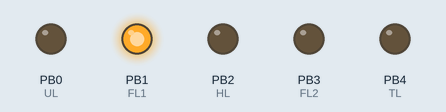
Simulated run of this sketch. Board: ATtiny85, built with avr-gcc and run on an emulated ATtiny85. Parts: output pins drawn as LEDs (lit = HIGH). EEPROM starts erased.

Above: at 0.26 s.
At 1.27 s:
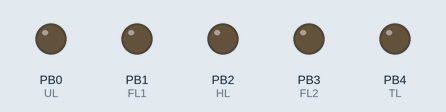
At 2.83 s:
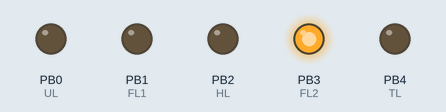
Timing chart, 0 to 3.2 s (numbered marks = the images above):
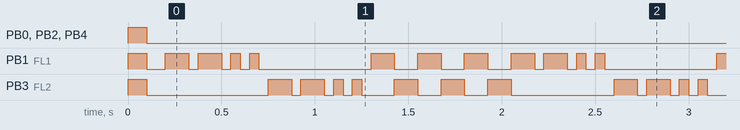

Measured:
- by itself, PB1 (FL1): repeats every 1.9 s: 2 × (HIGH 0.13 s, LOW 0.05 s), HIGH 0.05 s, LOW 0.05 s, HIGH 0.05 s, LOW 0.60 s, 3 × (HIGH 0.13 s, LOW 0.13 s)
- by itself, PB3 (FL2): repeats every 1.9 s: 2 × (HIGH 0.13 s, LOW 0.05 s), HIGH 0.05 s, LOW 0.05 s, HIGH 0.05 s, LOW 0.18 s, 2 × (HIGH 0.13 s, LOW 0.13 s), HIGH 0.13 s, LOW 0.55 s

The sketch:

FlasherV01.ino
```cpp
/******************************************************************************
by Ken Olsen (648.ken@gmail.com)
MakersBox.blogspot.com


Not all Attiny cores support the tone() function. Try this one
https://github.com/SpenceKonde/ATTinyCore

ATMEL ATTINY45/85 Pin Assignments
                   +-\/-+
  Ain0 (D 5) PB5  1|    |8  Vcc
  Ain3 (D 3) PB3  2|    |7  PB2 (D 2) Ain1
  Ain2 (D 4) PB4  3|    |6  PB1 (D 1) pwm1
             GND  4|    |5  PB0 (D 0) pwm0

******************************************************************************/

#include <EEPROM.h>
#include <avr/sleep.h>


#ifndef cbi
  #define cbi(sfr, bit) (_SFR_BYTE(sfr) &= ~_BV(bit))
#endif
#ifndef sbi
  #define sbi(sfr, bit) (_SFR_BYTE(sfr) |= _BV(bit))
#endif


long sleepyTime = 900000; // sleep after (ms)  1800000 = 15 min, 300000 = 5 min

boolean DEBUG = false;

int HL = 2;   // headlights
int TL = 4;   // taillights
int FL1 = 1;  // flasher 1
int FL2 = 3;  // flasher 2
int UL = 0;   // Underlighting

int mode;     // headlights/tailights on or off, cycles with power

int t1 = 125;
int t2 = 50;


void setup(){

  pinMode(2, INPUT_PULLUP);
  if(analogRead(1) > 1000){  // no headlights
    mode = 0;
  }
  else{

    // mode 0 =  flashers only
    // mode 1 =  flashers + headlights
    // mode 2 =  headlights only

    mode = EEPROM.read(0);
    mode += 1;
    if (mode > 2 || mode < 0){
      mode = 0;
    }
    EEPROM.write(0, mode);
  }

  pinMode(HL, OUTPUT);
  pinMode(TL, OUTPUT);
  pinMode(FL1, OUTPUT);
  pinMode(FL2, OUTPUT);
  pinMode(UL, OUTPUT);
  digitalWrite(HL, LOW);

  int blinkcount = 1;
  /*
  pinMode(3, INPUT_PULLUP);
  int val = analogRead(3);
  if (val >1000){
    blinkcount = 10;
  }
  pinMode(3, OUTPUT);
  */


  // inital flash for check
  for(int j=0; j<blinkcount; j++){
    digitalWrite(HL, HIGH);
    digitalWrite(TL, HIGH);
    digitalWrite(FL1, HIGH);
    digitalWrite(FL2, HIGH);
    digitalWrite(UL, HIGH);
    delay(100);
    digitalWrite(HL, LOW);
    digitalWrite(TL, LOW);
    digitalWrite(FL1, LOW);
    digitalWrite(FL2, LOW);
    digitalWrite(UL, LOW);
    delay(100);
  }
}


void loop(){
  if(mode > 0){  // night mode
    digitalWrite(HL, HIGH);
    digitalWrite(TL, HIGH);
    digitalWrite(UL, HIGH);
  }

  while(1){  // flash sequence
    if(millis()>sleepyTime){
    system_sleep();
    }

    if(mode < 2){
      digitalWrite(FL1, HIGH);
      delay(t1);
      digitalWrite(FL1, LOW);
      delay(t2);
      digitalWrite(FL1, HIGH);
      delay(t1);
      digitalWrite(FL1, LOW);
      delay(t2);

      digitalWrite(FL1, HIGH);
      delay(t2);
      digitalWrite(FL1, LOW);
      delay(t2);
      digitalWrite(FL1, HIGH);
      delay(t2);
      digitalWrite(FL1, LOW);
      delay(t2);
      digitalWrite(FL1, LOW);


      digitalWrite(FL2, HIGH);
      delay(t1);
      digitalWrite(FL2, LOW);
      delay(t2);
      digitalWrite(FL2, HIGH);
      delay(t1);
      digitalWrite(FL2, LOW);
      delay(t2);

      digitalWrite(FL2, HIGH);
      delay(t2);
      digitalWrite(FL2, LOW);
      delay(t2);
      digitalWrite(FL2, HIGH);
      delay(t2);
      digitalWrite(FL2, LOW);
      delay(t2);

      for(int x=0; x<3; x++){
        digitalWrite(FL1, HIGH);
        delay(t1);
        digitalWrite(FL1, LOW);
        digitalWrite(FL2, HIGH);
        delay(t1);
        digitalWrite(FL2, LOW);
      }
    }
  }

}

// set system into the sleep state
// system wakes up when wtchdog is timed out
void system_sleep() {
  digitalWrite(FL1, LOW);
  digitalWrite(FL2, LOW);
  digitalWrite(TL, LOW);
  digitalWrite(HL, LOW);
  digitalWrite(UL, LOW);

  cbi(ADCSRA,ADEN);                    // switch Analog to Digitalconverter OFF
  set_sleep_mode(SLEEP_MODE_PWR_DOWN); // sleep mode is set here
  sleep_enable();
  sleep_mode();                        // System sleeps here


  sleep_disable();                     // System continues execution here when watchdog timed out
  sbi(ADCSRA,ADEN);                    // switch Analog to Digitalconverter ON
}
```
